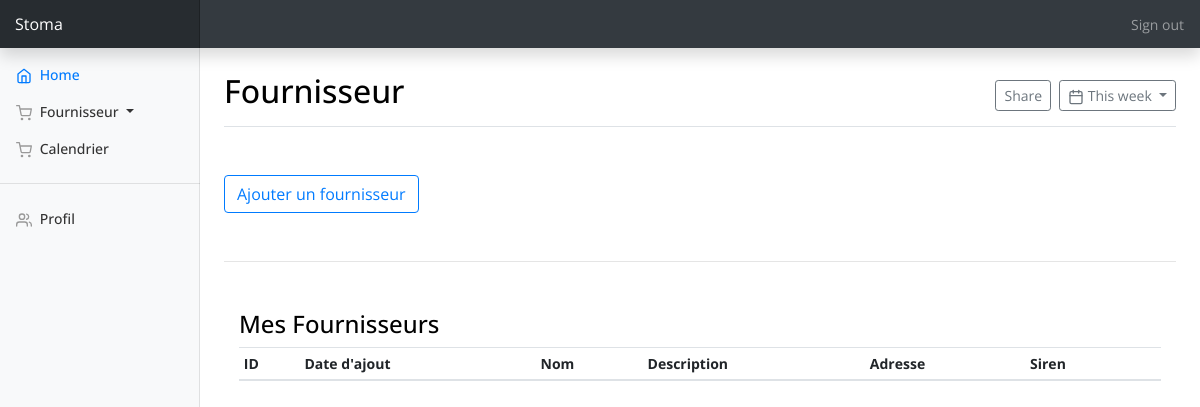
Before: /fournisseur/ (signed in) with the older database file.
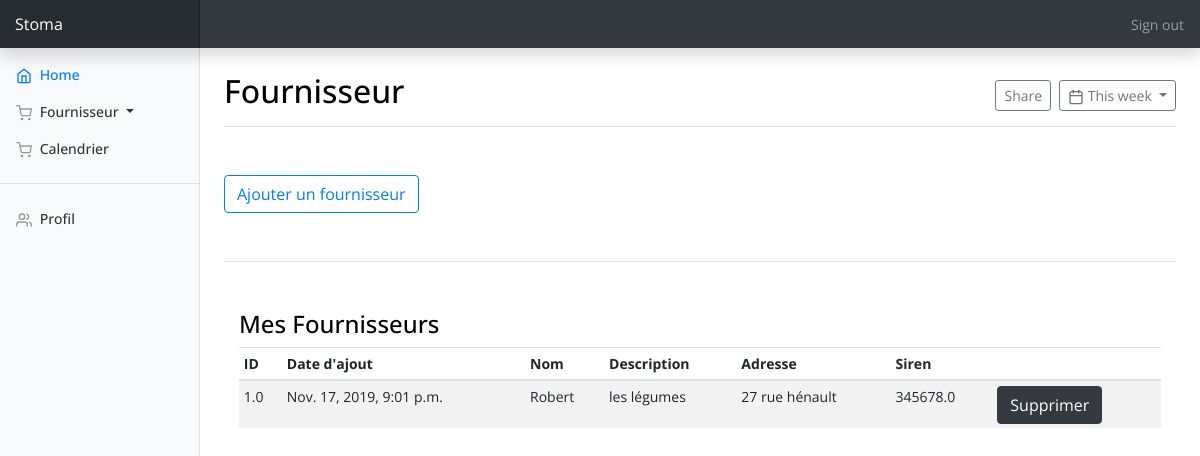
After: the same page with the newer database file.
### apps/fournisseur/models.py (models this page shows, shortened)
class Fournisseur(models.Model):
    date = models.DateTimeField(null=True, blank=True)
    id_fournisseur = models.FloatField(null=True, blank=True)
    name = models.CharField(max_length=70, null=True, blank=True)
    description = models.CharField(max_length=200, null=True, blank=True)
    adress = models.CharField(max_length=200, null=True, blank=True)
    zip_code = models.FloatField(null=True, blank=True)
    siren = models.FloatField(null=True, blank=True)
    user_username = models.CharField(max_length=150, null=True, blank=True)

### apps/fournisseur/views.py (the view)
# urls.py: path('fournisseur/', views.view_display_fournisseur, name='display_fournisseur'),
@login_required
def view_display_fournisseur(request):
    fournisseurs = Fournisseur.objects.filter(user_username=request.user.get_username())
    id_fournisseur = request.GET.get('get_id')
    if id_fournisseur:
	    fournisseurs_to_delete = fournisseurs.filter(id_fournisseur=id_fournisseur)
	    for fourn in fournisseurs_to_delete:
	    	fourn.delete()
    context = {'fournisseurs': fournisseurs}
    return render(request, 'fournisseur/display_fournisseur.html', context)

### apps/fournisseur/templates/fournisseur/display_fournisseur.html (shortened to what this page needs)
{% extends "home/base.html" %}
{% load static %}
{% block content %}
{% load crispy_forms_tags %}
<body>
<div class="upper-navbar">
    <nav class="navbar navbar-dark fixed-top bg-dark flex-md-nowrap p-0 shadow">
        <a class="navbar-brand col-sm-3 col-md-2 mr-0" href="{% url 'home' %}">Stoma</a>
        <ul class="navbar-nav px-3">
            <li class="nav-item text-nowrap">
                <a class="nav-link" href="{% url 'logout' %}">Sign out</a>
            </li>
        </ul>
    </nav>
</div>
<div class="container-fluid">
<div class="row">
<nav class="col-md-2 d-none d-md-block bg-light sidebar">
<div class="sidebar-sticky">
<ul class="nav flex-column">
<li class="nav-item">
<a class="nav-link active" href="{% url 'home' %}">
<span data-feather="home"></span>
              Home <span class="sr-only">(current)</span>
</a>
</li>
<li class="nav-item dropdown">
    <a class="nav-link dropdown-toggle" data-toggle="dropdown" href="{% url 'display_fournisseur' %}" role="button" aria-haspopup="true" aria-expanded="false">
    <span data-feather="shopping-cart"></span>
              Fournisseur
        </a>
</li>
<li class="nav-item">
<a class="nav-link" href="#">
<span data-feather="shopping-cart"></span>
              Calendrier
            </a>
</li>
<hr/>
<li class="nav-item">
<a class="nav-link" href="{% url 'profile' %}">
<span data-feather="users"></span>
              Profil
</a>
</ul>
</div>
</nav>
</div>
</div>
<main class="col-md-9 ml-sm-auto col-lg-10 px-4" role="main">
<div class="d-flex justify-content-between flex-wrap flex-md-nowrap align-items-center pt-3 pb-2 mb-3 border-bottom">
<h1 class="h2">Fournisseur</h1>
<div class="btn-toolbar mb-2 mb-md-0">
<div class="btn-group mr-2">
<button class="btn btn-sm btn-outline-secondary" type="button">Share</button>
</div>
<button class="btn btn-sm btn-outline-secondary dropdown-toggle" type="button">
<span data-feather="calendar"></span>
            This week
          </button>
</div>
</div>
    <div class="container my-5">
        <div class="row">
            <a href="{% url 'register_fournisseur' %}">
                <button type="button" class="btn btn-outline-primary">
                    Ajouter un fournisseur
                </button>
            </a>
        </div>
    </div>
    <hr/>
    <div class="container my-5">
        <div class="row">
          <div class="col-md-12 order-md-1">
            <h4>Mes Fournisseurs</h4>
              <div class="table-responsive">
                <table class="table table-striped table-sm">
                  <thead>
                    <tr>
                      <th>ID</th>
                      <th>Date d'ajout</th>
                      <th>Nom</th>
                      <th>Description</th>
                      <th>Adresse</th>
                      <th>Siren</th>
                      <th></th>
                    </tr>
                  </thead>
                  <tbody>
                    {% for fournisseur in fournisseurs %}
                    <tr>
                      <td>{{fournisseur.id_fournisseur}}</td>
                      <td>{{fournisseur.date}}</td>
                      <td>{{fournisseur.name}}</td>
                      <td>{{fournisseur.description}}</td>
                      <td>{{fournisseur.adress}}</td>
                      <td>{{fournisseur.siren}}</td>
                      <td>
                        <form method='GET'>
                          <button class="btn btn-dark" type="submit" value="{{fournisseur.id_fournisseur}}" name="get_id">
                            Supprimer
                          </button>
                        </form>
                      </td>
                    </tr>
                    {% endfor %}
                  </tbody>
                </table>
              </div>
          </div>
        </div>
    </div>
</main>
</body>
{% endblock content %}

### apps/home/templates/home/base.html (shortened to what this page needs)
{% load static %}
{% load crispy_forms_tags %}
<!DOCTYPE html>
<html>
{% if user.is_authenticated %}
<head>
<link href="{% static 'home/css/bootstrap.min.css' %}" rel="stylesheet"/>
<link type="text/css" rel="stylesheet" href="{% static 'home/css/animate.css' %}"/>
<link href="{% static 'home/css/dashboard.css' %}" rel="stylesheet"/>
<link href="{% static 'home/css/listings_styles.css' %}" rel="stylesheet"/>
<link href="{% static 'home/css/listings_responsive.css' %}" rel="stylesheet"/>
<link href="{% static 'home/css/fontawesome-all.css' %}" rel="stylesheet"/>
<link href="https://cdnjs.cloudflare.com/ajax/libs/metro/4.2.40/css/metro-icons.css" rel="stylesheet"/>
</head>
{% endif %}
<body>
    {% block content %}{% endblock %}
</body>
</html>

### apps/home/static/home/css/dashboard.css (style rules this page uses)
body { font-size: .875rem; }
.feather { width: 16px; height: 16px; vertical-align: text-bottom; }
.sidebar { position: fixed; top: 0; bottom: 0; left: 0; z-index: 100; padding: 0; box-shadow: inset -1px 0 0 rgba(0, 0, 0, .1); }
.sidebar-sticky { position: -webkit-sticky; position: sticky; top: 48px; height: calc(100vh - 48px); padding-top: .5rem; overflow-x: hidden; overflow-y: auto; }
.sidebar .nav-link { font-weight: 500; color: #333; }
.sidebar .nav-link .feather { margin-right: 4px; color: #999; }
.sidebar .nav-link.active { color: #007bff; }
.sidebar .nav-link:hover .feather, .sidebar .nav-link.active .feather { color: inherit; }
.navbar-brand { padding-top: .75rem; padding-bottom: .75rem; font-size: 1rem; background-color: rgba(0, 0, 0, .25); box-shadow: inset -1px 0 0 rgba(0, 0, 0, .25); }
.border-bottom { border-bottom: 1px solid #e5e5e5; }

### apps/home/static/home/css/listings_styles.css (style rules this page uses)
* { margin: 0; padding: 0; -webkit-font-smoothing: antialiased; -webkit-text-shadow: rgba(0,0,0,.01) 0 0 1px; text-shadow: rgba(0,0,0,.01) 0 0 1px; }
body { font-family: 'Open Sans', sans-serif; font-size: 14px; font-weight: 400; background: #FFFFFF; color: #a5a5a5; }
div { display: block; position: relative; -webkit-box-sizing: border-box; -moz-box-sizing: border-box; box-sizing: border-box; }
ul { list-style: none; margin-bottom: 0px; }
a, a:hover, a:visited, a:active, a:link { text-decoration: none; -webkit-font-smoothing: antialiased; -webkit-text-shadow: rgba(0,0,0,.01) 0 0 1px; text-shadow: rgba(0,0,0,.01) 0 0 1px; }

### apps/home/templates/home/base.html (style rules this page uses)
h1, h2, h3, h4, h5, h6 { color:black; -webkit-font-smoothing: antialiased; }
.upper-navbar { height: 7vh; }

Changed rows visible on the page:
added Fournisseur: id_fournisseur "1.0", date "Nov. 17, 2019, 9:01 p.m.", name "Robert", description "les légumes", adress "27 rue hénault", siren "345678.0"
